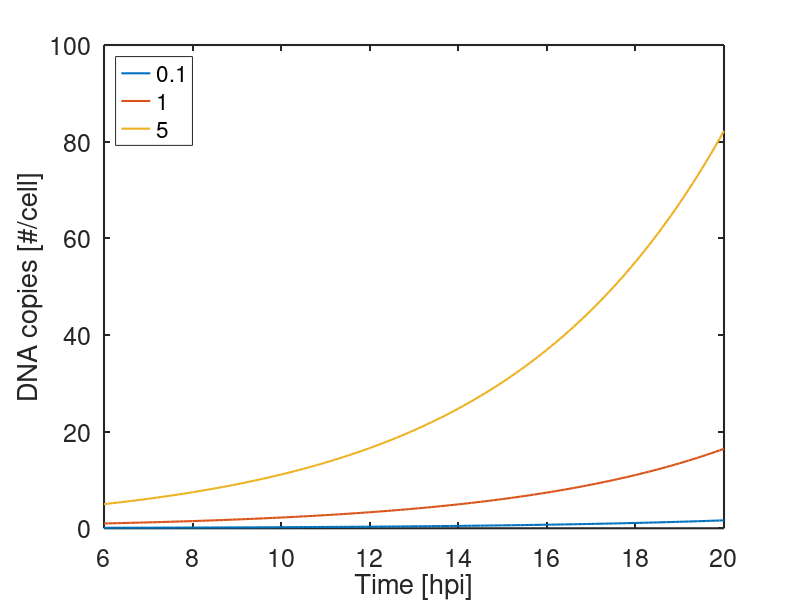

Source code (MATLAB):
% exponential growth
close all
hold on

t=6:.1:20;
tau=5;
k=1/tau;

for y0=[.1 1 5]
    y=y0*exp(k*(t-6));
    
    plot(t,y,'linewidth',1.5)
end
set(gca,'xticklabelrotation',0,'fontsize',18,'linewidth',1.5)
xlabel('Time [hpi]')
ylabel('DNA copies [#/cell]')
box on

legend('0.1','1','5','location','northwest')

